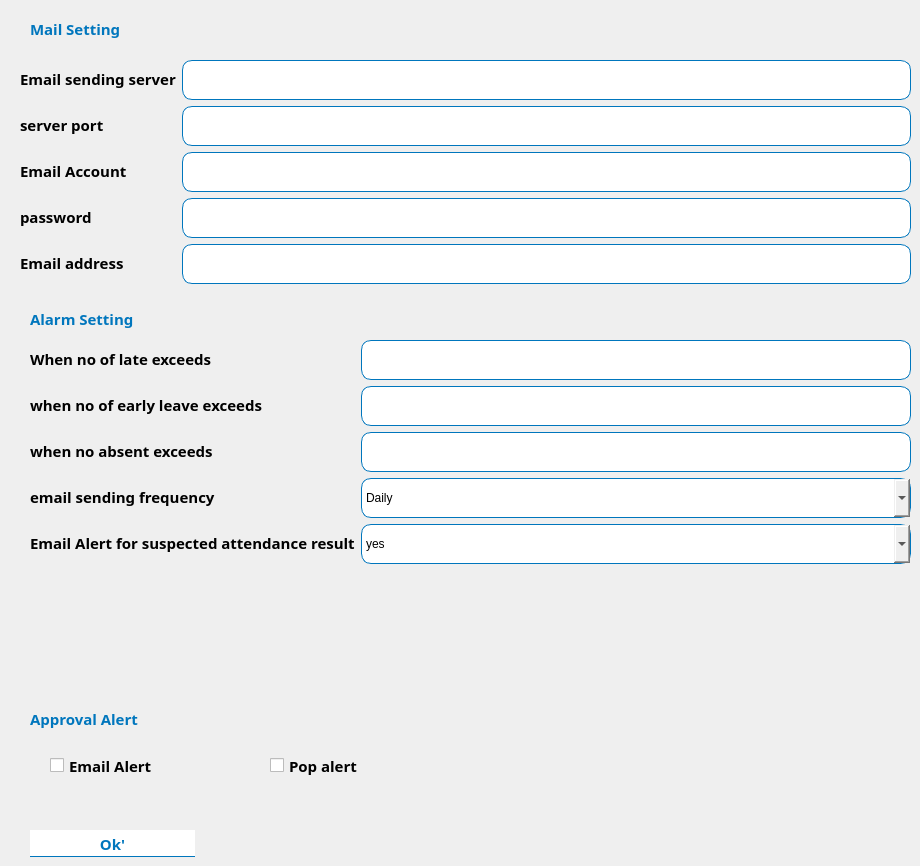
      <widget class="QWidget" name="tab_32">
       <attribute name="title">
        <string>Alert Settings</string>
       </attribute>
       <widget class="QLabel" name="label_177">
        <property name="geometry">
         <rect>
          <x>30</x>
          <y>0</y>
          <width>179</width>
          <height>58</height>
         </rect>
        </property>
        <property name="font">
         <font>
          <family>Yu Gothic UI Semibold</family>
          <pointsize>11</pointsize>
          <weight>75</weight>
          <bold>true</bold>
         </font>
        </property>
        <property name="styleSheet">
         <string notr="true">color:#0076bd</string>
        </property>
        <property name="text">
         <string>Mail Setting</string>
        </property>
       </widget>
       <widget class="QLabel" name="label_178">
        <property name="geometry">
         <rect>
          <x>30</x>
          <y>290</y>
          <width>179</width>
          <height>58</height>
         </rect>
        </property>
        <property name="font">
         <font>
          <family>Yu Gothic UI Semibold</family>
          <pointsize>11</pointsize>
          <weight>75</weight>
          <bold>true</bold>
         </font>
        </property>
        <property name="styleSheet">
         <string notr="true">color:#0076bd</string>
        </property>
        <property name="text">
         <string>Alarm Setting</string>
        </property>
       </widget>
       <widget class="QLabel" name="label_184">
        <property name="geometry">
         <rect>
          <x>30</x>
          <y>690</y>
          <width>179</width>
          <height>58</height>
         </rect>
        </property>
        <property name="font">
         <font>
          <family>Yu Gothic UI Semibold</family>
          <pointsize>11</pointsize>
          <weight>75</weight>
          <bold>true</bold>
         </font>
        </property>
        <property name="styleSheet">
         <string notr="true">color:#0076bd</string>
        </property>
        <property name="text">
         <string>Approval Alert</string>
        </property>
       </widget>
       <widget class="QCheckBox" name="checkBox_12">
        <property name="geometry">
         <rect>
          <x>50</x>
          <y>740</y>
          <width>251</width>
          <height>51</height>
         </rect>
        </property>
        <property name="font">
         <font>
          <family>Yu Gothic UI Semibold</family>
          <pointsize>11</pointsize>
          <weight>75</weight>
          <bold>true</bold>
         </font>
        </property>
        <property name="text">
         <string>Email Alert</string>
        </property>
       </widget>
       <widget class="QCheckBox" name="checkBox_13">
        <property name="geometry">
         <rect>
          <x>270</x>
          <y>740</y>
          <width>251</width>
          <height>51</height>
         </rect>
        </property>
        <property name="font">
         <font>
          <family>Yu Gothic UI Semibold</family>
          <pointsize>11</pointsize>
          <weight>75</weight>
          <bold>true</bold>
         </font>
        </property>
        <property name="text">
         <string>Pop alert</string>
        </property>
       </widget>
       <widget class="QPushButton" name="basic_okbtn_44">
        <property name="geometry">
         <rect>
          <x>30</x>
          <y>830</y>
          <width>165</width>
          <height>27</height>
         </rect>
        </property>
        <property name="font">
         <font>
          <family>Yu Gothic UI Semibold</family>
          <pointsize>11</pointsize>
          <weight>75</weight>
          <bold>true</bold>
         </font>
        </property>
        <property name="styleSheet">
         <string notr="true">background-color:#fff;
color:#0076bd;
border-top:1px solid #fff;
border-bottom:1px solid #0076bd;
padding-bottom:0px</string>
        </property>
        <property name="text">
         <string>Ok'</string>
        </property>
       </widget>
       <widget class="QWidget" name="formLayoutWidget_5">
        <property name="geometry">
         <rect>
          <x>30</x>
          <y>340</y>
          <width>881</width>
          <height>232</height>
         </rect>
        </property>
        <layout class="QFormLayout" name="formLayout_5">
         <property name="fieldGrowthPolicy">
          <enum>QFormLayout::AllNonFixedFieldsGrow</enum>
         </property>
         <item row="0" column="1">
          <widget class="QLineEdit" name="lineEdit_27">
           <property name="minimumSize">
            <size>
             <width>20</width>
             <height>40</height>
            </size>
           </property>
           <property name="styleSheet">
            <string notr="true">border :1px solid #0076bd;
border-radius:10px;
</string>
           </property>
          </widget>
         </item>
         <item row="1" column="0">
          <widget class="QLabel" name="label_180">
           <property name="font">
            <font>
             <family>Yu Gothic UI Semibold</family>
             <pointsize>11</pointsize>
             <weight>75</weight>
             <bold>true</bold>
            </font>
           </property>
           <property name="text">
            <string>when no of early leave exceeds</string>
           </property>
          </widget>
         </item>
         <item row="1" column="1">
          <widget class="QLineEdit" name="lineEdit_28">
           <property name="minimumSize">
            <size>
             <width>20</width>
             <height>40</height>
            </size>
           </property>
           <property name="styleSheet">
            <string notr="true">border :1px solid #0076bd;
border-radius:10px;
</string>
           </property>
          </widget>
         </item>
         <item row="2" column="0">
          <widget class="QLabel" name="label_181">
           <property name="font">
            <font>
             <family>Yu Gothic UI Semibold</family>
             <pointsize>11</pointsize>
             <weight>75</weight>
             <bold>true</bold>
            </font>
           </property>
           <property name="text">
            <string>when no absent exceeds</string>
           </property>
          </widget>
         </item>
         <item row="2" column="1">
          <widget class="QLineEdit" name="lineEdit_29">
           <property name="minimumSize">
            <size>
             <width>20</width>
             <height>40</height>
            </size>
           </property>
           <property name="styleSheet">
            <string notr="true">border :1px solid #0076bd;
border-radius:10px;
</string>
           </property>
          </widget>
         </item>
         <item row="3" column="0">
          <widget class="QLabel" name="label_182">
           <property name="font">
            <font>
             <family>Yu Gothic UI Semibold</family>
             <pointsize>11</pointsize>
             <weight>75</weight>
             <bold>true</bold>
            </font>
           </property>
           <property name="text">
            <string>email sending frequency</string>
           </property>
          </widget>
         </item>
         <item row="3" column="1">
          <widget class="QComboBox" name="selectposbx_5">
           <property name="minimumSize">
            <size>
             <width>0</width>
             <height>40</height>
            </size>
           </property>
           <property name="styleSheet">
            <string notr="true">border :1px solid #0076bd;
border-radius:10px;</string>
           </property>
           <item>
            <property name="text">
             <string>Daily</string>
            </property>
           </item>
          </widget>
         </item>
         <item row="4" column="0">
          <widget class="QLabel" name="label_183">
           <property name="font">
            <font>
             <family>Yu Gothic UI Semibold</family>
             <pointsize>11</pointsize>
             <weight>75</weight>
             <bold>true</bold>
            </font>
           </property>
           <property name="text">
            <string>Email Alert for suspected attendance result</string>
           </property>
          </widget>
         </item>
         <item row="4" column="1">
          <widget class="QComboBox" name="selectposbx_4">
           <property name="minimumSize">
            <size>
             <width>0</width>
             <height>40</height>
            </size>
           </property>
           <property name="styleSheet">
            <string notr="true">border :1px solid #0076bd;
border-radius:10px;</string>
           </property>
           <item>
            <property name="text">
             <string>yes</string>
            </property>
           </item>
           <item>
            <property name="text">
             <string>no</string>
            </property>
           </item>
          </widget>
         </item>
         <item row="0" column="0">
          <widget class="QLabel" name="label_179">
           <property name="font">
            <font>
             <family>Yu Gothic UI Semibold</family>
             <pointsize>11</pointsize>
             <weight>75</weight>
             <bold>true</bold>
            </font>
           </property>
           <property name="text">
            <string>When no of late exceeds</string>
           </property>
          </widget>
         </item>
        </layout>
       </widget>
       <widget class="QWidget" name="formLayoutWidget_12">
        <property name="geometry">
         <rect>
          <x>20</x>
          <y>60</y>
          <width>891</width>
          <height>241</height>
         </rect>
        </property>
        <layout class="QFormLayout" name="formLayout_12">
         <item row="0" column="0">
          <widget class="QLabel" name="label_176">
           <property name="font">
            <font>
             <family>Yu Gothic UI Semibold</family>
             <pointsize>11</pointsize>
             <weight>75</weight>
             <bold>true</bold>
            </font>
           </property>
           <property name="text">
            <string>Email sending server</string>
           </property>
          </widget>
         </item>
         <item row="1" column="0">
          <widget class="QLabel" name="label_175">
           <property name="font">
            <font>
             <family>Yu Gothic UI Semibold</family>
             <pointsize>11</pointsize>
             <weight>75</weight>
             <bold>true</bold>
            </font>
           </property>
           <property name="text">
            <string>server port</string>
           </property>
          </widget>
         </item>
         <item row="2" column="0">
          <widget class="QLabel" name="label_174">
           <property name="font">
            <font>
             <family>Yu Gothic UI Semibold</family>
             <pointsize>11</pointsize>
             <weight>75</weight>
             <bold>true</bold>
            </font>
           </property>
           <property name="text">
            <string>Email Account</string>
           </property>
          </widget>
         </item>
         <item row="3" column="0">
          <widget class="QLabel" name="label_173">
           <property name="font">
            <font>
             <family>Yu Gothic UI Semibold</family>
             <pointsize>11</pointsize>
             <weight>75</weight>
             <bold>true</bold>
            </font>
           </property>
           <property name="text">
            <string>password</string>
           </property>
          </widget>
         </item>
         <item row="4" column="0">
          <widget class="QLabel" name="label_172">
           <property name="font">
            <font>
             <family>Yu Gothic UI Semibold</family>
             <pointsize>11</pointsize>
             <weight>75</weight>
             <bold>true</bold>
            </font>
           </property>
           <property name="text">
            <string>Email address</string>
           </property>
          </widget>
         </item>
         <item row="0" column="1">
          <widget class="QLineEdit" name="lineEdit_44">
           <property name="minimumSize">
            <size>
             <width>20</width>
             <height>40</height>
            </size>
           </property>
           <property name="styleSheet">
            <string notr="true">border :1px solid #0076bd;
border-radius:10px;
</string>
           </property>
          </widget>
         </item>
         <item row="1" column="1">
          <widget class="QLineEdit" name="lineEdit_43">
           <property name="minimumSize">
            <size>
             <width>20</width>
             <height>40</height>
            </size>
           </property>
           <property name="styleSheet">
            <string notr="true">border :1px solid #0076bd;
border-radius:10px;
</string>
           </property>
          </widget>
         </item>
         <item row="2" column="1">
          <widget class="QLineEdit" name="lineEdit_46">
           <property name="minimumSize">
            <size>
             <width>20</width>
             <height>40</height>
            </size>
           </property>
           <property name="styleSheet">
            <string notr="true">border :1px solid #0076bd;
border-radius:10px;
</string>
           </property>
          </widget>
         </item>
         <item row="3" column="1">
          <widget class="QLineEdit" name="lineEdit_45">
           <property name="minimumSize">
            <size>
             <width>20</width>
             <height>40</height>
            </size>
           </property>
           <property name="styleSheet">
            <string notr="true">border :1px solid #0076bd;
border-radius:10px;
</string>
           </property>
          </widget>
         </item>
         <item row="4" column="1">
          <widget class="QLineEdit" name="lineEdit_47">
           <property name="minimumSize">
            <size>
             <width>20</width>
             <height>40</height>
            </size>
           </property>
           <property name="styleSheet">
            <string notr="true">border :1px solid #0076bd;
border-radius:10px;
</string>
           </property>
          </widget>
         </item>
        </layout>
       </widget>
      </widget>
